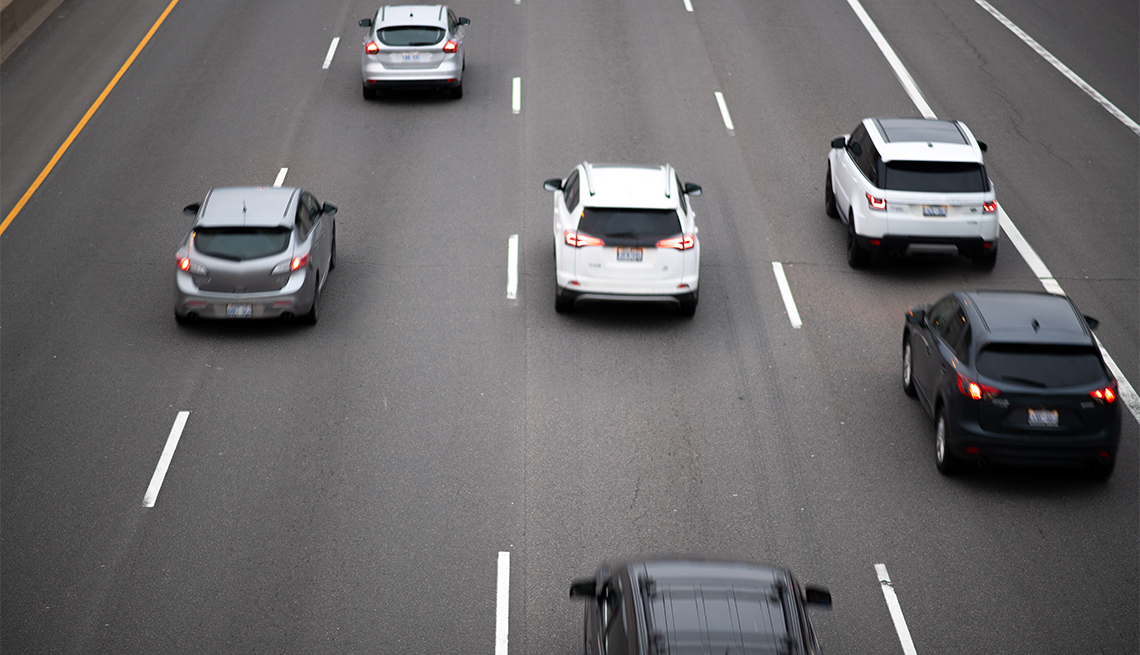
#> input picture cars.png, 1140 x 655 px
$ python car-image-detector.py
#> lines starting #> are read from the running program, lines starting #| are printed output that depends on the picture; after the words box and inside, x2 and y2 are one past the last pixel; in counts of white or black regions, pixels touching at a corner belong together
import cv2

img_file = "cars.png"

classifier_file = "car_detector.xml"

car_tracker = cv2.CascadeClassifier(classifier_file)

img = cv2.imread(img_file)
#> img is the input picture: shape (655, 1140, 3); mean B, G, R 107.1, 105.6, 107.5

gray_img = cv2.cvtColor(img, cv2.COLOR_BGR2GRAY)

cars = car_tracker.detectMultiScale(gray_img)
#> cars = [[912, 184, 47, 47], [519, 165, 234, 234], [133, 185, 217, 217]]

for (x, y, w, h) in cars:
    cv2.rectangle(img, (x, y), (x+w, y+h), (0, 0, 255), 2)
#> this loop made 3 passes
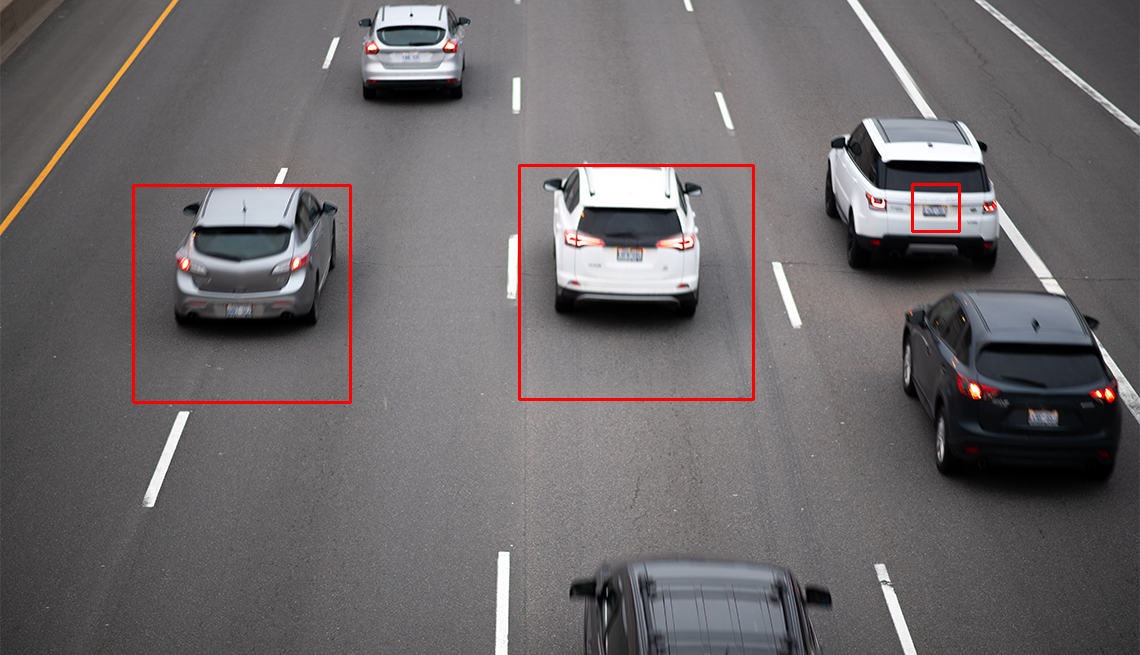
#> img: shape (655, 1140, 3); 0.8% of pixels changed, all inside (x1, y1, x2, y2) = (132, 164, 961, 404)

cv2.imshow("Car Detector", img)
cv2.waitKey()
